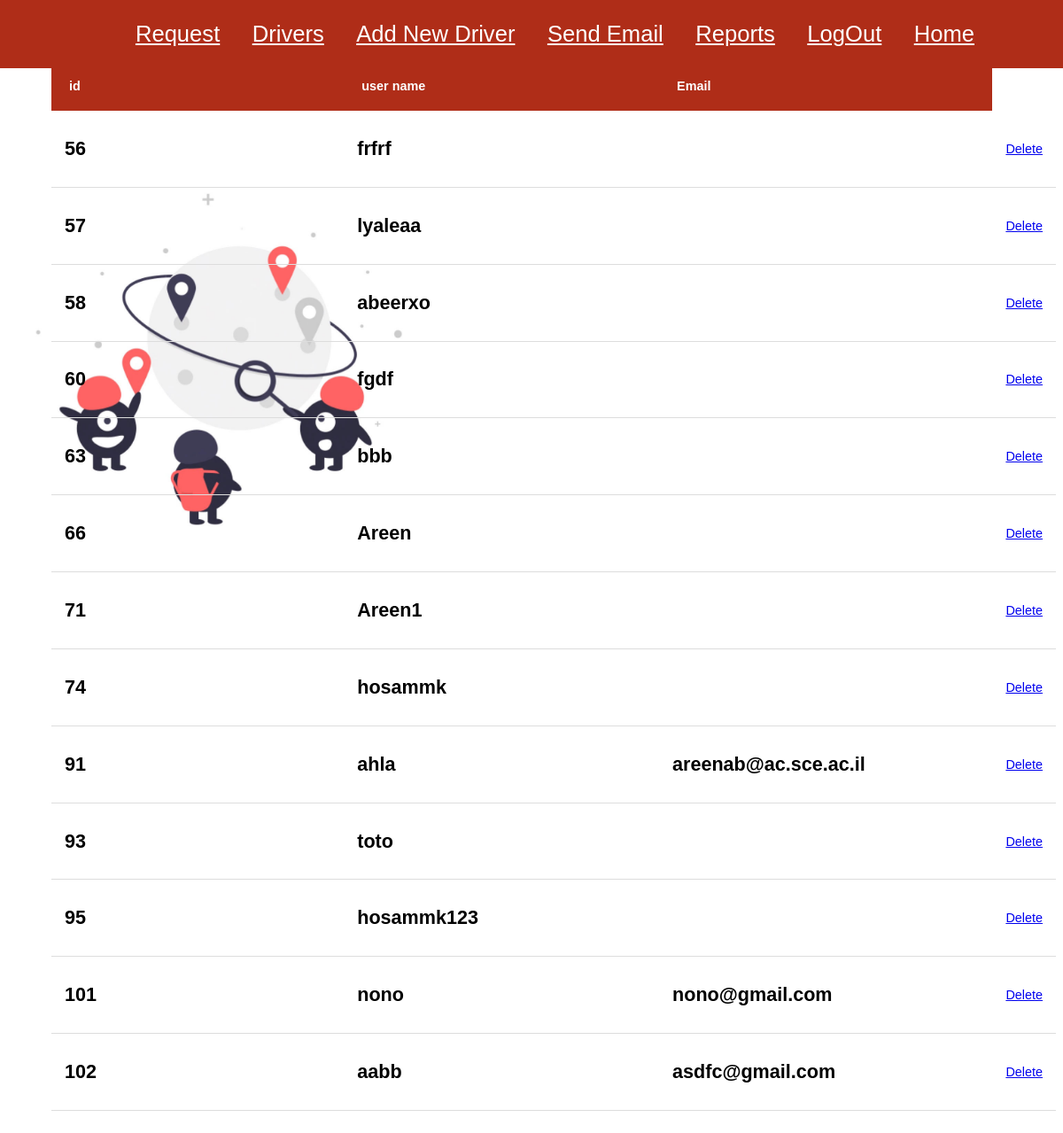
Screenshot of /deluser/ with the database file from the repository.
### project/models.py (models this page shows)
class User(AbstractUser):
    is_passenger=models.BooleanField(default=False)
    is_Admin=models.BooleanField(default=False)

### project/views.py (the view)
# urls.py: path('deluser/',views.deluser,name="deluser"),
def  deluser(request):
    user= User.objects.filter(is_passenger=True)
    return render(request,'project/deluser.html',{'users': user})

### project/templates/project/deluser.html (shortened to what this page needs)
{% load static %}
<!DOCTYPE html>
<html>
    <head>
        <link rel="stylesheet" href="">
    </head>
<body  style="background-image:url('{% static 'img/unnamed.jpg' %}'); background-repeat: no-repeat; background-size:100%;">
  <header class="header">
    <nav class="navbar">
        <a href="/Request/">Request</a>
        <a href="/DriverDetails/">Drivers</a>
        <a href="/AddNewDriver/">Add New Driver</a>
        <a href="/SendMail/">Send Email</a>
        <a href="/AdminReports">Reports</a>
        <a href="/logoutUser">LogOut</a>
        <a href="/AdminHomePage">Home</a>
    </nav>
</header>
  <br>
  <br>
      <table class="content-table">
  <thead>
    <tr>
      <th>id</th>
      <th>user name</th>
      <th>Email</th>
    </tr>
  </thead>
  {% for user in users%}
  <tr>
    <td><b><h2>{{user.id}}</h2></b></td>
    <td><b><h2>{{user.username}}</h2></b></td>
    <td><b><h2>{{user.email}}</h2></b></td>
    <td>
    <a href="/delete/{{user.id}}" class="btn btn-danger" > Delete </a>
    </td>
    </tr>
    {% endfor %}
</table>
    </body>
</html>

### project/templates/project/deluser.html (style rules this page uses)
* { font-family: sans-serif; }
.content-table { border-collapse: collapse; margin: 25px 0; font-size: 0.9em; min-width: 800px; border-radius: 5px 5px 0 0; overflow: hidden; margin-left:50px; }
.content-table thead tr { background-color: #AF2D18; color: #ffffff; text-align: left; font-weight: bold; }
.content-table th { width: 380px; padding: 20px; margin: 25px auto; }
.content-table td { padding: 12px 15px; }
.content-table tbody tr { border-bottom: 1px solid #dddddd; }
.header { background: #AF2D18; display: flex; align-items: center; justify-content: space-between; padding: 1.5rem 7%; border-bottom: var(--border); position: fixed; top: 0; left:0; right:0; z-index: 1000; }
.header .navbar a { margin: 0 1rem; font-size: 1.6rem; color:#fff; }

### rows the page displays
User: id "56", username "frfrf"
User: id "57", username "lyaleaa"
User: id "58", username "abeerxo"
User: id "60", username "fgdf"
User: id "63", username "bbb"
User: id "66", username "Areen"
User: id "71", username "Areen1"
User: id "74", username "hosammk"
User: id "91", username "ahla", email "areenab@ac.sce.ac.il"
User: id "93", username "toto"
User: id "95", username "hosammk123"
User: id "101", username "nono", email "nono@gmail.com"
User: id "102", username "aabb", email "asdfc@gmail.com"
